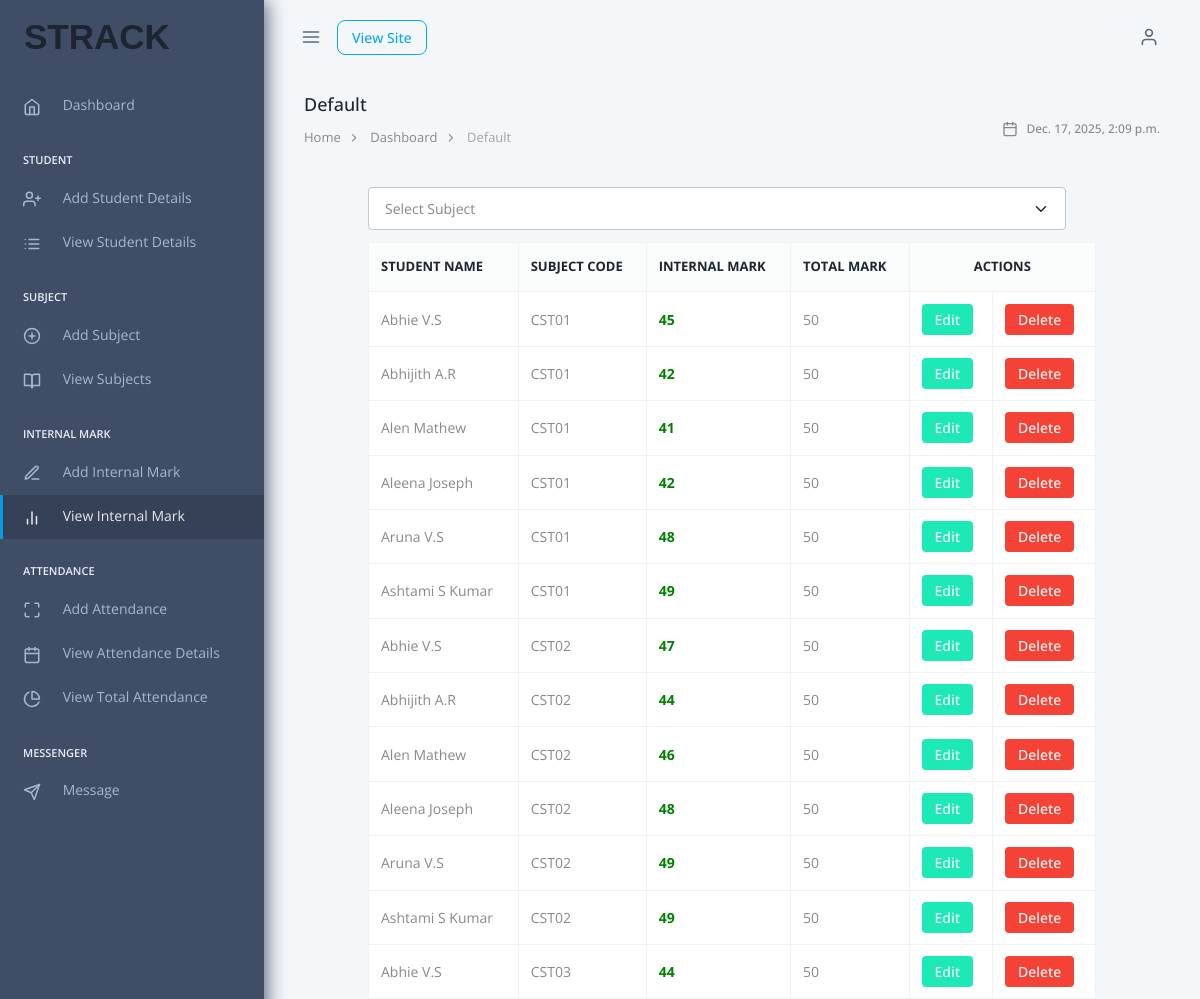
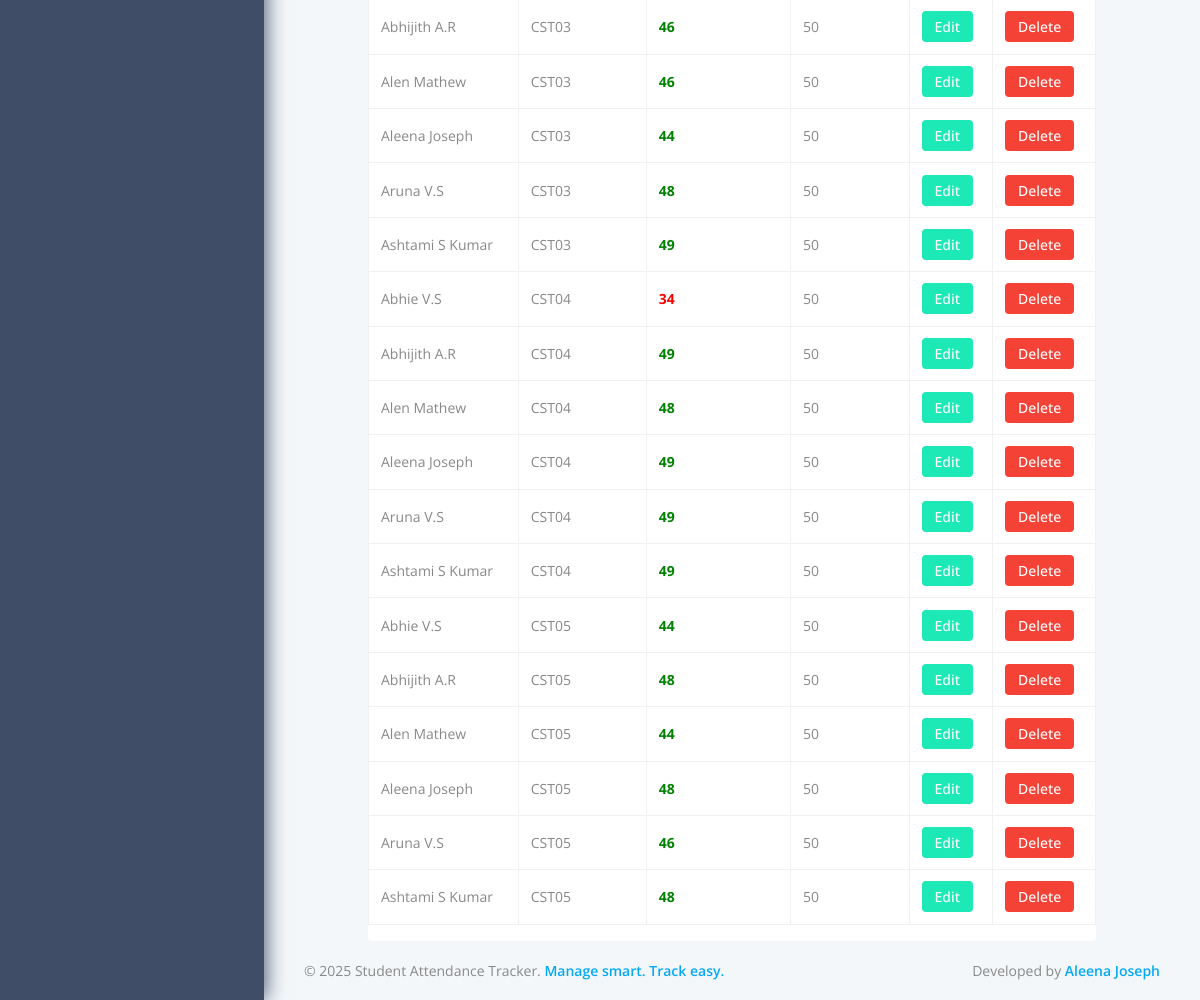
Page /Displayinternal/ on the committed database (2 pictures, top to bottom).
### TeacherApp/models.py (models this page shows, shortened)
class Internalmarkdb(models.Model):
    Student = models.ForeignKey(Studentdb, on_delete=models.CASCADE)
    Subject = models.ForeignKey(Subjectdb, on_delete=models.CASCADE)
    Internalmark = models.IntegerField(null=False, blank=False)
    Totalmark = models.IntegerField(null=False, blank=False, default=50)

class Studentdb(models.Model):
    Student_name = models.CharField(max_length=30, null=True, blank=True)
    Student_rollno = models.IntegerField(null=True, blank=True)
    Student_regid = models.CharField(max_length=30, null=True, blank=True)
    Student_batch = models.CharField(max_length=30, null=True, blank=True)
    Student_sem = models.CharField(max_length=30, null=True, blank=True)
    Student_duration = models.CharField(max_length=30, null=True, blank=True)
    Student_email = models.EmailField(null=True, blank=True)
    Student_phone = models.IntegerField(null=True, blank=True)
    Student_prof = models.ImageField(upload_to="Student Profile Image", null=True, blank=True)
    Student_password = models.CharField(max_length=10, null=True, blank=True)
    Student_confirm = models.CharField(max_length=10, null=True, blank=True)

class Subjectdb(models.Model):
    Subject_name = models.CharField(max_length=30, null=True, blank=True)
    Subject_code = models.CharField(max_length=30, null=True, blank=True)
    Subject_teacher = models.CharField(max_length=30, null=True, blank=True)
    Subject_sem = models.CharField(max_length=30, null=True, blank=True)
    Subject_dep = models.CharField(max_length=30, null=True, blank=True)

### TeacherApp/views.py (the view)
# urls.py: path('Displayinternal/', views.Displayinternal, name="Displayinternal"),
def Displayinternal(request):
    import datetime
    date = datetime.datetime.now()
    selected_subject = request.GET.get("subject")  # Subject filter
    data = Internalmarkdb.objects.all()
    if selected_subject:
        data = data.filter(Subject_id=selected_subject)
    subjects = Subjectdb.objects.all()
    return render(
        request,
        "displayinternal.html",
        {
            "data": data,
            "date": date,
            "subjects": subjects,
            "selected_subject": selected_subject,
        }
    )

### TeacherApp/templates/displayinternal.html (shortened to what this page needs)
{% extends 'index.html' %}
{% load static %}
{% block content %}
<div class="container mt-5">
    <form method="get" class="mb-3">
        <div class="justify-content-between align-items-center" style="display:flex; gap:30px;">
            <div style="flex: 1; max-width: 1000px;">
                <select name="subject" class="form-select" onchange="this.form.submit()">
                    <option value="">Select Subject</option>
                </select>
            </div>
        </div>
    </form>
    <div class="table-responsive shadow-sm p-3 bg-white rounded">
        <table class="table table-bordered table-hover align-middle">
            <thead class="table-dark">
            <tr>
                <th>Student Name</th>
                <th>Subject Code</th>
                <th>Internal Mark</th>
                <th>Total Mark</th>
                <th colspan="2" style="text-align:center;">Actions</th>
            </tr>
            </thead>
            <tbody>
            {% for i in data %}
            <tr>
                <td>{{ i.Student.Student_name }}</td>
                <td>{{ i.Subject.Subject_code }}</td>
                <td>
                    {% if i.Internalmark < 35 %}
                    <span style="color:red; font-weight:bold;">{{ i.Internalmark }}</span>
                    {% else %}
                    <span style="color:green; font-weight:bold;">{{ i.Internalmark }}</span>
                    {% endif %}
                </td>
                <td>{{ i.Totalmark }}</td>
                <td>
                    <a href="{% url 'Editinternalpage' i_id=i.id %}">
                        <button class="btn btn-success btn-sm px-3">Edit</button>
                    </a>
                </td>
                <td>
                    <a href="{% url 'Deleteinternal' i_id=i.id %}"
                       onclick="return confirm('Are you sure you want to delete this internal mark?');">
                        <button class="btn btn-danger btn-sm px-3">Delete</button>
                    </a>
                </td>
            </tr>
            {% empty %}
            <tr>
                <td colspan="6" class="text-center">No Internal Marks Available</td>
            </tr>
            {% endfor %}
            </tbody>
        </table>
    </div>
</div>
{% endblock %}

### TeacherApp/templates/index.html (shortened to what this page needs)
<!doctype html>
{% load static %}
<html lang="en" data-pc-preset="preset-1" data-pc-sidebar-caption="true" data-pc-direction="ltr" dir="ltr"
      data-pc-theme="light">
<head>
    <link rel="stylesheet" href="{% static 'teacheradmin/assets/fonts/phosphor/duotone/style.css' %}"/>
    <link rel="stylesheet" href="{% static 'teacheradmin/assets/fonts/tabler-icons.min.css' %}"/>
    <link rel="stylesheet" href="{% static 'teacheradmin/assets/fonts/feather.css' %}"/>
    <link rel="stylesheet" href="{% static 'teacheradmin/assets/fonts/fontawesome.css' %}"/>
    <link rel="stylesheet" href="{% static 'teacheradmin/assets/fonts/material.css' %}"/>
    <link rel="stylesheet" href="{% static 'teacheradmin/assets/css/style.css' %}" id="main-style-link"/>
</head>
<body>
<nav class="pc-sidebar">
    <div class="navbar-wrapper">
        <div class="m-header flex items-center py-4 px-6 h-header-height">
            <a href="{% url 'Indexpage' %}" class="b-brand flex items-center gap-3">
                <h1 style="font-size:35px; font-weight:bold; font-family:Arial;">STRACK</h1>
            </a>
        </div>
        <div class="navbar-content h-[calc(100vh_-_74px)] py-2.5">
            <ul class="pc-navbar">
                <li class="pc-item">
                    <a href="{% url 'Indexpage' %}" class="pc-link">
                            <span class="pc-micon">
                                <i data-feather="home"></i>
                            </span>
                        <span class="pc-mtext">Dashboard</span>
                    </a>
                </li>
                <li class="pc-item pc-caption">
                    <label>Student</label>
                </li>
                <li class="pc-item">
                    <a href="{% url 'Addstudentpage' %}" class="pc-link">
                        <span class="pc-micon"><i data-feather="user-plus"></i></span>
                        <span class="pc-mtext">Add Student Details</span>
                    </a>
                </li>
                <li class="pc-item">
                    <a href="{% url 'DisplaystudentPage' %}" class="pc-link">
                        <span class="pc-micon"><i data-feather="list"></i></span>
                        <span class="pc-mtext">View Student Details</span>
                    </a>
                </li>
                <li class="pc-item pc-caption">
                    <label>Subject</label>
                </li>
                <li class="pc-item">
                    <a href="{% url 'AddsubjectPage' %}" class="pc-link">
                        <span class="pc-micon"><i data-feather="plus-circle"></i></span>
                        <span class="pc-mtext">Add Subject</span>
                    </a>
                </li>
                <li class="pc-item">
                    <a href="{% url 'DisplaysubjectPage' %}" class="pc-link">
                        <span class="pc-micon"><i data-feather="book-open"></i></span>
                        <span class="pc-mtext">View Subjects</span>
                    </a>
                </li>
                <li class="pc-item pc-caption">
                    <label>Internal Mark</label>
                </li>
                <li class="pc-item">
                    <a href="{% url 'Addinternalpage' %}" class="pc-link">
                        <span class="pc-micon"><i data-feather="edit-3"></i></span>
                        <span class="pc-mtext">Add Internal Mark</span>
                    </a>
                </li>
                <li class="pc-item">
                    <a href="{% url 'Displayinternal' %}" class="pc-link">
                        <span class="pc-micon"><i data-feather="bar-chart-2"></i></span>
                        <span class="pc-mtext">View Internal Mark</span>
                    </a>
                </li>
                <li class="pc-item pc-caption">
                    <label>Attendance</label>
                </li>
                <li class="pc-item">
                    <a href="{% url 'AttendancePage' %}" class="pc-link">
                        <span class="pc-micon"><i data-feather="maximize"></i></span>
                        <span class="pc-mtext">Add Attendance</span>
                    </a>
                </li>
                <li class="pc-item">
                    <a href="{% url 'Displayattendancepage' %}" class="pc-link">
                        <span class="pc-micon"><i data-feather="calendar"></i></span>
                        <span class="pc-mtext">View Attendance Details</span>
                    </a>
                </li>
                <li class="pc-item">
                    <a href="{% url 'AttendancePercentagePage' %}" class="pc-link">
                        <span class="pc-micon"><i data-feather="pie-chart"></i></span>
                        <span class="pc-mtext">View Total Attendance</span>
                    </a>
                </li>
                <li class="pc-item pc-caption">
                    <label>Messenger</label>
                </li>
                <li class="pc-item">
                    <a href="{% url 'MessengerShortcut' %}" class="pc-link">
                        <span class="pc-micon"><i data-feather="send"></i></span>
                        <span class="pc-mtext">Message</span>
                    </a>
                </li>
            </ul>
        </div>
    </div>
</nav>
<header class="pc-header">
    <div class="header-wrapper flex max-sm:px-[15px] px-[25px] grow">
        <div class="me-auto pc-mob-drp">
            <ul class="inline-flex *:min-h-header-height *:inline-flex *:items-center">
                <li class="pc-h-item pc-sidebar-collapse max-lg:hidden lg:inline-flex">
                    <a href="#" class="pc-head-link ltr:!ml-0 rtl:!mr-0" id="sidebar-hide">
                        <i data-feather="menu"></i>
                    </a>
                </li>
                <li class="dropdown pc-h-item">
                    <a href="{% url 'StudentLoginPage' %}" class="btn btn-outline-primary" style="padding:6px 14px; border-radius:8px;">
                        View Site
                    </a>
                </li>
            </ul>
        </div>
        <div class="ms-auto">
            <ul class="inline-flex *:min-h-header-height *:inline-flex *:items-center">
                <li class="dropdown pc-h-item header-user-profile">
                    <a class="pc-head-link dropdown-toggle arrow-none me-0" data-pc-toggle="dropdown" href="#"
                       role="button"
                       aria-haspopup="false" data-pc-auto-close="outside" aria-expanded="false">
                        <i data-feather="user"></i>
                    </a>
                </li>
            </ul>
        </div>
    </div>
</header>
<div class="pc-container">
    <div class="pc-content">
        <div class="page-header">
            <div class="page-block flex items-center justify-between w-full">
                <div>
                    <div class="page-header-title">
                        <h5 class="mb-3 font-medium">Default</h5>
                    </div>
                    <ul class="breadcrumb">
                        <li class="breadcrumb-item"><a href="{% url 'Indexpage' %}">Home</a></li>
                        <li class="breadcrumb-item"><a href="{% url 'Indexpage' %}">Dashboard</a></li>
                        <li class="breadcrumb-item" aria-current="page">Default</li>
                    </ul>
                </div>
                <div class="flex items-center gap-2">
                    <i data-feather="calendar" class="w-4 h-4"></i>
                    <span class="text-sm font-medium">{{ date }}</span>
                </div>
            </div>
        </div>
        <div class="container mt-5">
            {% block content %}{% endblock %}
        </div>
    </div>
</div>
<footer class="pc-footer">
    <div class="footer-wrapper container-fluid mx-10">
        <div class="grid grid-cols-12 gap-1.5">
            <div class="col-span-12 sm:col-span-6 my-1">
                <p class="m-0 text-theme-bodycolor dark:text-themedark-bodycolor">
                    © 2025 Student Attendance Tracker.
                    <span class="text-primary-500 font-semibold">Manage smart. Track easy.</span>
                </p>
            </div>
            <div class="col-span-12 sm:col-span-6 my-1 justify-self-end">
                <p class="m-0">
                    Developed by <span class="text-primary-500 font-semibold">Aleena Joseph</span>
                </p>
            </div>
        </div>
    </div>
</footer>
</body>
</html>

### rows in the picture
Internalmarkdb: Student.Student_name "Abhie V.S", Subject.Subject_code "CST01", Internalmark "45", Totalmark "50"
Internalmarkdb: Student.Student_name "Abhijith A.R", Subject.Subject_code "CST01", Internalmark "42", Totalmark "50"
Internalmarkdb: Student.Student_name "Alen Mathew", Subject.Subject_code "CST01", Internalmark "41", Totalmark "50"
Internalmarkdb: Student.Student_name "Aleena Joseph", Subject.Subject_code "CST01", Internalmark "42", Totalmark "50"
Internalmarkdb: Student.Student_name "Aruna V.S", Subject.Subject_code "CST01", Internalmark "48", Totalmark "50"
Internalmarkdb: Student.Student_name "Ashtami S Kumar", Subject.Subject_code "CST01", Internalmark "49", Totalmark "50"
Internalmarkdb: Student.Student_name "Abhie V.S", Subject.Subject_code "CST02", Internalmark "47", Totalmark "50"
Internalmarkdb: Student.Student_name "Abhijith A.R", Subject.Subject_code "CST02", Internalmark "44", Totalmark "50"
Internalmarkdb: Student.Student_name "Alen Mathew", Subject.Subject_code "CST02", Internalmark "46", Totalmark "50"
Internalmarkdb: Student.Student_name "Aleena Joseph", Subject.Subject_code "CST02", Internalmark "48", Totalmark "50"
Internalmarkdb: Student.Student_name "Aruna V.S", Subject.Subject_code "CST02", Internalmark "49", Totalmark "50"
Internalmarkdb: Student.Student_name "Ashtami S Kumar", Subject.Subject_code "CST02", Internalmark "49", Totalmark "50"
Internalmarkdb: Student.Student_name "Abhie V.S", Subject.Subject_code "CST03", Internalmark "44", Totalmark "50"
Internalmarkdb: Student.Student_name "Abhijith A.R", Subject.Subject_code "CST03", Internalmark "46", Totalmark "50"
Internalmarkdb: Student.Student_name "Alen Mathew", Subject.Subject_code "CST03", Internalmark "46", Totalmark "50"
Internalmarkdb: Student.Student_name "Aleena Joseph", Subject.Subject_code "CST03", Internalmark "44", Totalmark "50"
Internalmarkdb: Student.Student_name "Aruna V.S", Subject.Subject_code "CST03", Internalmark "48", Totalmark "50"
Internalmarkdb: Student.Student_name "Ashtami S Kumar", Subject.Subject_code "CST03", Internalmark "49", Totalmark "50"
Internalmarkdb: Student.Student_name "Abhie V.S", Subject.Subject_code "CST04", Internalmark "34", Totalmark "50"
Internalmarkdb: Student.Student_name "Abhijith A.R", Subject.Subject_code "CST04", Internalmark "49", Totalmark "50"
Internalmarkdb: Student.Student_name "Alen Mathew", Subject.Subject_code "CST04", Internalmark "48", Totalmark "50"
Internalmarkdb: Student.Student_name "Aleena Joseph", Subject.Subject_code "CST04", Internalmark "49", Totalmark "50"
Internalmarkdb: Student.Student_name "Aruna V.S", Subject.Subject_code "CST04", Internalmark "49", Totalmark "50"
Internalmarkdb: Student.Student_name "Ashtami S Kumar", Subject.Subject_code "CST04", Internalmark "49", Totalmark "50"
Internalmarkdb: Student.Student_name "Abhie V.S", Subject.Subject_code "CST05", Internalmark "44", Totalmark "50"
Internalmarkdb: Student.Student_name "Abhijith A.R", Subject.Subject_code "CST05", Internalmark "48", Totalmark "50"
Internalmarkdb: Student.Student_name "Alen Mathew", Subject.Subject_code "CST05", Internalmark "44", Totalmark "50"
Internalmarkdb: Student.Student_name "Aleena Joseph", Subject.Subject_code "CST05", Internalmark "48", Totalmark "50"
Internalmarkdb: Student.Student_name "Aruna V.S", Subject.Subject_code "CST05", Internalmark "46", Totalmark "50"
Internalmarkdb: Student.Student_name "Ashtami S Kumar", Subject.Subject_code "CST05", Internalmark "48", Totalmark "50"
